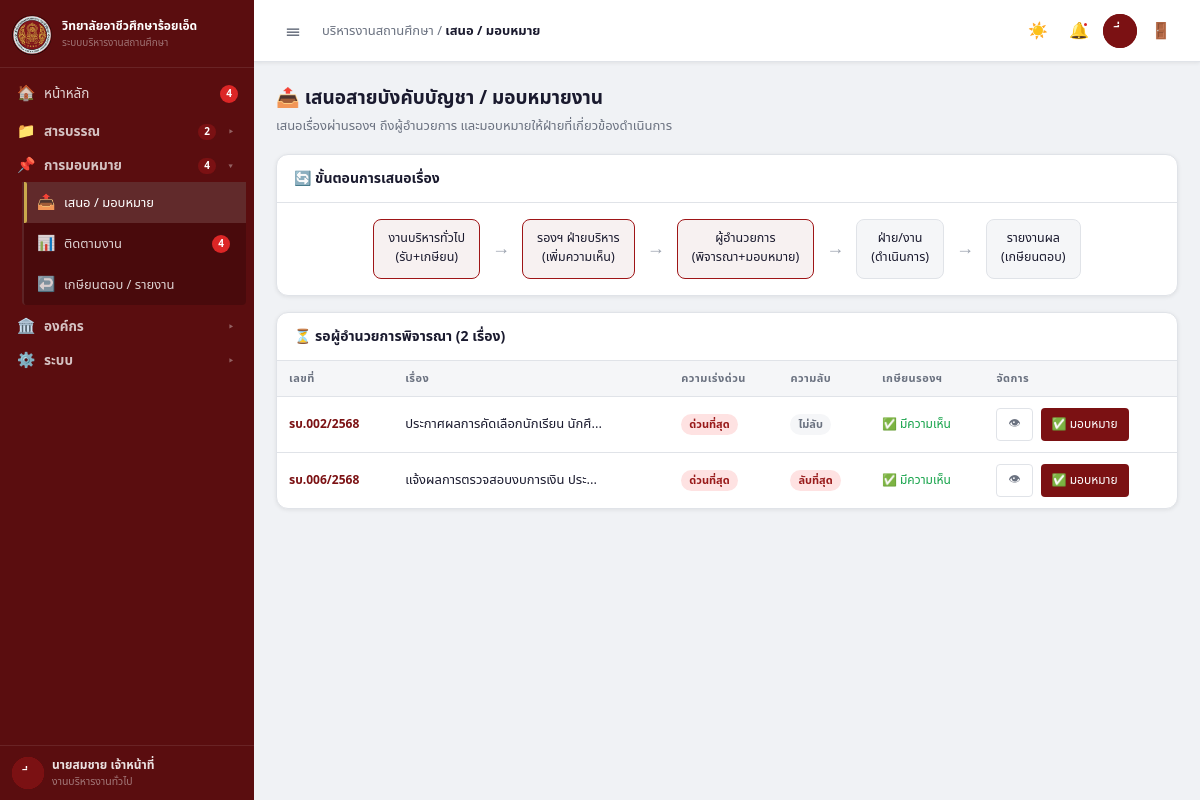
The app's page /?page=route (signed in) with its own data.
### tables this page shows
CREATE TABLE IF NOT EXISTS users (
  id         INT UNSIGNED AUTO_INCREMENT PRIMARY KEY,
  username   VARCHAR(50)  NOT NULL UNIQUE,
  password   VARCHAR(255) NOT NULL,
  name       VARCHAR(100) NOT NULL,
  nickname   VARCHAR(50)  DEFAULT '',
  title      VARCHAR(100) DEFAULT '',
  role       ENUM('admin','director','deputy','head','dept_head','teacher','staff') NOT NULL DEFAULT 'staff',
  dept       VARCHAR(150) DEFAULT '',
  active     TINYINT(1)   NOT NULL DEFAULT 1,
  email      VARCHAR(150) DEFAULT '',
  avatar     VARCHAR(255) DEFAULT '',
  created_at TIMESTAMP    NOT NULL DEFAULT CURRENT_TIMESTAMP
);

CREATE TABLE IF NOT EXISTS documents_in (
  id              INT UNSIGNED AUTO_INCREMENT PRIMARY KEY,
  doc_number      VARCHAR(40)  NOT NULL UNIQUE,
  received_date   DATE         NOT NULL,
  from_org        VARCHAR(250) NOT NULL,
  from_short      VARCHAR(80)  DEFAULT '',
  subject         TEXT         NOT NULL,
  doc_type        ENUM('ราชการ','เอกชน','บุคคล') NOT NULL DEFAULT 'ราชการ',
  pages           SMALLINT     DEFAULT 0,
  urgency         ENUM('normal','urgent','critical') NOT NULL DEFAULT 'normal',
  secrecy         ENUM('none','secret','top_secret') NOT NULL DEFAULT 'none',
  status          ENUM('pending_annotation','pending_deputy','pending_director','assigned','in_progress','done','blocked') NOT NULL DEFAULT 'pending_annotation',
  file_path       VARCHAR(500) DEFAULT NULL,
  annotation      TEXT         DEFAULT NULL,
  deputy_note     TEXT         DEFAULT NULL,
  director_note   TEXT         DEFAULT NULL,
  reply_text      TEXT         DEFAULT NULL,
  created_by      INT UNSIGNED DEFAULT NULL,
  created_at      TIMESTAMP    NOT NULL DEFAULT CURRENT_TIMESTAMP,
  updated_at      TIMESTAMP    NOT NULL DEFAULT CURRENT_TIMESTAMP ON UPDATE CURRENT_TIMESTAMP,
  FOREIGN KEY (created_by) REFERENCES users(id) ON DELETE SET NULL
);

### includes/db.php (called while the page is built, shortened)
<?php
function db(): PDO {
    static $pdo = null;
    if ($pdo === null) {
        $dsn = 'mysql:host=' . DB_HOST . ';port=' . DB_PORT . ';dbname=' . DB_NAME . ';charset=' . DB_CHARSET;
        $pdo = new PDO($dsn, DB_USER, DB_PASS, [
            PDO::ATTR_ERRMODE            => PDO::ERRMODE_EXCEPTION,
            PDO::ATTR_DEFAULT_FETCH_MODE => PDO::FETCH_ASSOC,
            PDO::ATTR_EMULATE_PREPARES   => false,
        ]);
    }
    return $pdo;
}
function query(string $sql, array $params = []): PDOStatement {
    $stmt = db()->prepare($sql);
    $stmt->execute($params);
    return $stmt;
}
function fetchAll(string $sql, array $params = []): array {
    return query($sql, $params)->fetchAll();
}
function fetchOne(string $sql, array $params = []): array|false {
    return query($sql, $params)->fetch();
}
function fetchValue(string $sql, array $params = []): mixed {
    return query($sql, $params)->fetchColumn();
}

### includes/auth.php (called while the page is built, shortened)
<?php
require_once __DIR__ . '/db.php';
function current_user(): array|false {
    return fetchOne('SELECT * FROM users WHERE id=? AND active=1', [$_SESSION['user_id']]);
}
function require_auth(): array {
    $user = current_user();
    return $user;
}

### pages/route.php (the view, shortened to what this page needs)
<?php
require_once __DIR__ . '/../includes/db.php';
require_once __DIR__ . '/../includes/functions.php';
$pending = fetchAll("SELECT * FROM documents_in WHERE status='pending_director' ORDER BY urgency='critical' DESC, urgency='urgent' DESC, received_date DESC");
?>
<div class="pgh">
  <div class="pgt">📤 เสนอสายบังคับบัญชา / มอบหมายงาน</div>
  <div class="pgs">เสนอเรื่องผ่านรองฯ ถึงผู้อำนวยการ และมอบหมายให้ฝ่ายที่เกี่ยวข้องดำเนินการ</div>
</div>
<div class="card mb4">
  <div class="ch"><span class="ct">🔄 ขั้นตอนการเสนอเรื่อง</span></div>
  <div class="cb">
    <div class="fx g3x" style="align-items:center;flex-wrap:wrap;justify-content:center">
      <?php
      $steps = ['งานบริหารทั่วไป'."\n".'(รับ+เกษียน)','รองฯ ฝ่ายบริหาร'."\n".'(เพิ่มความเห็น)','ผู้อำนวยการ'."\n".'(พิจารณา+มอบหมาย)','ฝ่าย/งาน'."\n".'(ดำเนินการ)','รายงานผล'."\n".'(เกษียนตอบ)'];
      foreach ($steps as $i => $s): $hi = $i < 3;
      ?>
        <div style="text-align:center;padding:10px 14px;background:<?= $hi?'var(--pbg)':'var(--sur2)' ?>;border:1.5px solid <?= $hi?'var(--pl)':'var(--bd)' ?>;border-radius:var(--r);font-size:12.5px;font-weight:500;white-space:pre-line;line-height:1.5"><?= e($s) ?></div>
        <?php if ($i < count($steps)-1): ?><div style="font-size:18px;color:var(--tx3)">→</div><?php endif ?>
      <?php endforeach ?>
    </div>
  </div>
</div>
<div class="card mb4">
  <div class="ch"><span class="ct">⏳ รอผู้อำนวยการพิจารณา (<?= count($pending) ?> เรื่อง)</span></div>
  <div style="overflow-x:auto">
    <table>
      <thead><tr>
        <th>เลขที่</th><th>เรื่อง</th><th>ความเร่งด่วน</th><th>ความลับ</th><th>เกษียนรองฯ</th><th>จัดการ</th>
      </tr></thead>
      <tbody>
      <?php if (empty($pending)): ?>
        <tr><td colspan="6" class="empty">ไม่มีเรื่องรอพิจารณา</td></tr>
      <?php else: foreach ($pending as $d): ?>
        <tr>
          <td><span style="font-weight:600;color:var(--p);font-size:12px"><?= e($d['doc_number']) ?></span></td>
          <td><span class="text-el" style="display:block;max-width:200px;font-size:13px"><?= e($d['subject']) ?></span></td>
          <td><?= urgBadge($d['urgency']) ?></td>
          <td><?= secBadge($d['secrecy']) ?></td>
          <td><?= $d['deputy_note'] ? '<span style="font-size:12px;color:var(--ok)">✅ มีความเห็น</span>' : '<span style="font-size:12px;color:var(--tx3)">รอความเห็น</span>' ?></td>
          <td>
            <div class="fx g2x">
              <button class="btn bg bsm" onclick="openDocModal(<?= (int)$d['id'] ?>)">👁</button>
              <button class="btn bp bsm" onclick="openAssignModal(<?= (int)$d['id'] ?>, '<?= e(addslashes($d['doc_number'])) ?>')">✅ มอบหมาย</button>
            </div>
          </td>
        </tr>
      <?php endforeach; endif ?>
      </tbody>
    </table>
  </div>
</div>

### includes/layout.php (shortened to what this page needs)
<?php
require_once __DIR__ . '/functions.php';
function renderHead(string $title = ''): void {
    $appName = APP_NAME;
    $pageTitle = $title ? "$title — $appName" : $appName;
    echo <<<HTML
<!DOCTYPE html>
<html lang="th">
<head>
<meta charset="utf-8">
<meta name="viewport" content="width=device-width,initial-scale=1">
<title>{$pageTitle}</title>
<link rel="stylesheet" href="/rvc.rts/assets/css/app.css">
</head>
HTML;
}
function renderShell(array $user, string $page, string $pageTitle, callable $content): void {
    require_once __DIR__ . '/auth.php';
    renderHead($pageTitle);
    $logo = '/rvc.rts/project/uploads/logo-1782108162561.png';
    $schoolName = SCHOOL_NAME;
    $appName = APP_NAME;
    $avImg = avatarHtml($user, '32px', '11px');
    $avImgHdr = avatarHtml($user, '34px', '12px');
    $uname = e($user['name']);
    $udept = e($user['dept']);
    require_once __DIR__ . '/db.php';
    $annCount  = (int)fetchValue("SELECT COUNT(*) FROM documents_in WHERE status='pending_annotation'");
    $taskCount = (int)fetchValue("SELECT COUNT(*) FROM tasks WHERE status != 'done'");
    $navGroups = [
        ['📁', 'สารบรรณ', [
            ['register', '📋', 'ทะเบียนหนังสือรับ-ส่ง', null],
            ['newdoc',   '📥', 'รับเอกสารใหม่', null],
            ['annotate', '✏️', 'เกษียนหนังสือ', $annCount ?: null],
        ]],
        ['📌', 'การมอบหมาย', [
            ['route',  '📤', 'เสนอ / มอบหมาย', null],
            ['tasks',  '📊', 'ติดตามงาน', $taskCount ?: null],
            ['reply',  '↩️', 'เกษียนตอบ / รายงาน', null],
        ]],
        ['🏛️', 'องค์กร', [
            ['orgchart', '🏢', 'โครงสร้างองค์กร', null],
        ]],
        ['⚙️', 'ระบบ', array_values(array_filter([
            ['settings', '⚙️', 'ตั้งค่าระบบ', null],
            $user['role'] === 'admin' ? ['users',  '👥', 'จัดการผู้ใช้งาน', null] : null,
            $user['role'] === 'admin' ? ['import', '🔄', 'โอนข้อมูลบุคลากร', null] : null,
            $user['role'] === 'admin' ? ['admin',  '🔧', 'จัดการระบบ (Admin)', null] : null,
        ]))],
    ];
    echo <<<HTML
<body>
<div class="rts" data-theme="light">
<div class="wrap">
<aside class="sb" id="sidebar">
  <div class="sb-brand">
    <img class="sb-logo" src="{$logo}" alt="logo" onerror="this.style.display='none'">
    <div class="sb-txt">
      <div class="sb-name">{$schoolName}</div>
      <div class="sb-sub">{$appName}</div>
    </div>
  </div>
  <nav class="sb-nav">
HTML;
    $cls = $page === 'dashboard' ? 'si act' : 'si';
    $bdg = $taskCount ? "<span class=\"si-bdg\">{$taskCount}</span>" : '<span class="si-bdg"></span>';
    echo "<a class=\"{$cls}\" href=\"/rvc.rts/?page=dashboard\"><span class=\"si-ico\">🏠</span><span class=\"si-lbl\">หน้าหลัก</span>{$bdg}</a>\n";
    $gIdx = 0;
    foreach ($navGroups as [$gIcon, $groupName, $items]) {
        $groupActive = false;
        $groupBadgeTotal = 0;
        foreach ($items as [$key, $icon, $label, $badge]) {
            if ($page === $key) $groupActive = true;
            $groupBadgeTotal += (int)$badge;
        }
        $openAttr = $groupActive ? ' open' : '';
        $gId      = 'sg-' . $gIdx++;
        $gBdgHtml = $groupBadgeTotal ? "<span class=\"sg-bdg\">{$groupBadgeTotal}</span>" : '';
        echo "<details class=\"sb-grp\"{$openAttr} id=\"{$gId}\">\n";
        echo "  <summary class=\"sb-sec-toggle\">\n";
        echo "    <span class=\"sb-grp-ico\">{$gIcon}</span>\n";
        echo "    <span class=\"sb-sec-lbl\">" . e($groupName) . "</span>\n";
        echo "    {$gBdgHtml}\n";
        echo "    <span class=\"sb-chv\"></span>\n";
        echo "  </summary>\n";
        echo "  <div class=\"sb-grp-items\">\n";
        foreach ($items as [$key, $icon, $label, $badge]) {
            $cls     = $page === $key ? 'si act' : 'si';
            $bdgHtml = $badge ? "<span class=\"si-bdg\">{$badge}</span>" : '<span class="si-bdg"></span>';
            echo "    <a class=\"{$cls}\" href=\"/rvc.rts/?page={$key}\"><span class=\"si-ico\">{$icon}</span><span class=\"si-lbl\">" . e($label) . "</span>{$bdgHtml}</a>\n";
        }
        echo "  </div>\n";
        echo "</details>\n";
    }
    echo <<<HTML
  </nav>
  <div class="sb-foot">
    <div class="sb-av">{$avImg}</div>
    <div class="sb-ui">
      <div class="sb-uname">{$uname}</div>
      <div class="sb-urole">{$udept}</div>
    </div>
  </div>
</aside>
<div class="main" id="main-content">
  <header class="hdr">
    <div class="htgl" id="sb-toggle">☰</div>
    <div class="hbc">บริหารงานสถานศึกษา / <strong>{$pageTitle}</strong></div>
    <div class="hact">
      <button class="hbtn" id="theme-btn" title="เปลี่ยนธีม">☀️</button>
      <button class="hbtn" title="การแจ้งเตือน">🔔<span class="ndot"></span></button>
      <div class="uav" title="{$uname}">{$avImgHdr}</div>
      <button class="hbtn" onclick="openModal('logout-modal')" title="ออกจากระบบ">🚪</button>
    </div>
  </header>
  <div class="pg" id="page-content">
HTML;
    $content();
    echo <<<HTML
  </div>
</div>
</div>
</div>
<div id="toast"></div>
<div class="ov hidden" id="logout-modal">
  <div class="mdl" style="max-width:360px;text-align:center">
    <div class="mb" style="padding:32px 24px 20px">
      <div style="font-size:48px;margin-bottom:12px">🚪</div>
      <div style="font-size:16px;font-weight:700;margin-bottom:8px">ออกจากระบบ</div>
      <div style="font-size:13.5px;color:var(--tx2)">คุณต้องการออกจากระบบใช่หรือไม่?</div>
    </div>
    <div class="mf" style="justify-content:center;gap:12px">
      <button class="btn bg" onclick="closeModal('logout-modal')">ยกเลิก</button>
      <a class="btn ber" href="/rvc.rts/logout.php">ออกจากระบบ</a>
    </div>
  </div>
</div>
HTML;
    echo <<<HTML
<script src="https://cdnjs.cloudflare.com/ajax/libs/pdf.js/3.11.174/pdf.min.js"></script>
<script>if(window.pdfjsLib) pdfjsLib.GlobalWorkerOptions.workerSrc='https://cdnjs.cloudflare.com/ajax/libs/pdf.js/3.11.174/pdf.worker.min.js';</script>
<script src="/rvc.rts/assets/js/app.js"></script>
</body>
</html>
HTML;
}

### includes/functions.php (shortened to what this page needs)
<?php
function e(mixed $v): string {
    return htmlspecialchars((string)($v ?? ''), ENT_QUOTES | ENT_SUBSTITUTE, 'UTF-8');
}
function badge(string $class, string $label): string {
    return '<span class="bdg ' . e($class) . '">' . e($label) . '</span>';
}
function urgBadge(string $k): string {
    $m = URG[$k] ?? URG['normal'];
    return badge($m['c'], $m['l']);
}
function secBadge(string $k): string {
    $m = SEC[$k] ?? SEC['none'];
    return badge($m['c'], $m['l']);
}
function avatarChars(string $name): string {
    $chars = mb_substr($name, -2, 2, 'UTF-8');
    return $chars ?: mb_substr($name, 0, 2, 'UTF-8');
}
function avatarHtml(array $user, string $size = '34px', string $fontSize = '12px'): string {
    $nick = trim($user['nickname'] ?? '');
    $av   = $nick ? e(mb_substr($nick, 0, 3, 'UTF-8')) : e(avatarChars($user['name'] ?? ''));
    return "<span style=\"width:{$size};height:{$size};border-radius:50%;background:var(--p);color:#fff;display:flex;align-items:center;justify-content:center;font-size:{$fontSize};font-weight:700;flex-shrink:0\">{$av}</span>";
}

### records on screen
users: name "นายสมชาย เจ้าหน้าที่", dept "งานบริหารงานทั่วไป"
documents_in: doc_number "รบ.002/2568", subject "ประกาศผลการคัดเลือกนักเรียน นักศึ…", label "ด่วนที่สุด ไม่ลับ", shows "✅ มีความเห็น"
documents_in: doc_number "รบ.006/2568", subject "แจ้งผลการตรวจสอบงบการเงิน ประ…", label "ด่วนที่สุด ลับที่สุด", shows "✅ มีความเห็น"

### other values on screen
$schoolName "วิทยาลัยอาชีวศึกษาร้อยเอ็ด"
$appName "ระบบบริหารงานสถานศึกษา"
$taskCount "4"
$gIcon "📁"
$groupName "สารบรรณ"
$groupBadgeTotal "2"
$gIcon "📌"
$groupName "การมอบหมาย"
$groupBadgeTotal "4"
$icon "📤"
$label "เสนอ / มอบหมาย"
$icon "📊"
$label "ติดตามงาน"
$badge "4"
$icon "↩️"
